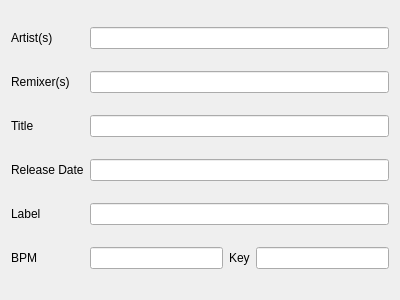
<?xml version="1.0" encoding="UTF-8"?>
<ui version="4.0">
 <class>LibraryElementView</class>
 <widget class="QWidget" name="LibraryElementView">
  <property name="geometry">
   <rect>
    <x>0</x>
    <y>0</y>
    <width>400</width>
    <height>300</height>
   </rect>
  </property>
  <property name="windowTitle">
   <string>Form</string>
  </property>
  <layout class="QGridLayout" name="gridLayout">
   <item row="0" column="1" colspan="3">
    <widget class="QLineEdit" name="d_artists"/>
   </item>
   <item row="0" column="0">
    <widget class="QLabel" name="l_artists">
     <property name="text">
      <string>Artist(s)</string>
     </property>
    </widget>
   </item>
   <item row="1" column="0">
    <widget class="QLabel" name="l_remixers">
     <property name="text">
      <string>Remixer(s)</string>
     </property>
    </widget>
   </item>
   <item row="2" column="0">
    <widget class="QLabel" name="l_title">
     <property name="text">
      <string>Title</string>
     </property>
    </widget>
   </item>
   <item row="3" column="0">
    <widget class="QLabel" name="l_releaseDate">
     <property name="text">
      <string>Release Date</string>
     </property>
    </widget>
   </item>
   <item row="1" column="1" colspan="3">
    <widget class="QLineEdit" name="d_remixers"/>
   </item>
   <item row="2" column="1" colspan="3">
    <widget class="QLineEdit" name="d_title"/>
   </item>
   <item row="3" column="1" colspan="3">
    <widget class="QLineEdit" name="d_releaseDate"/>
   </item>
   <item row="4" column="0">
    <widget class="QLabel" name="l_label">
     <property name="text">
      <string>Label</string>
     </property>
    </widget>
   </item>
   <item row="4" column="1" colspan="3">
    <widget class="QLineEdit" name="d_label"/>
   </item>
   <item row="5" column="0">
    <widget class="QLabel" name="l_bpm">
     <property name="text">
      <string>BPM</string>
     </property>
    </widget>
   </item>
   <item row="5" column="2">
    <widget class="QLabel" name="l_key">
     <property name="text">
      <string>Key</string>
     </property>
    </widget>
   </item>
   <item row="5" column="1">
    <widget class="QLineEdit" name="d_bpm"/>
   </item>
   <item row="5" column="3">
    <widget class="QLineEdit" name="d_key"/>
   </item>
  </layout>
 </widget>
 <resources/>
 <connections/>
 <designerdata>
  <property name="gridDeltaX">
   <number>10</number>
  </property>
  <property name="gridDeltaY">
   <number>10</number>
  </property>
  <property name="gridSnapX">
   <bool>true</bool>
  </property>
  <property name="gridSnapY">
   <bool>true</bool>
  </property>
  <property name="gridVisible">
   <bool>true</bool>
  </property>
 </designerdata>
</ui>
